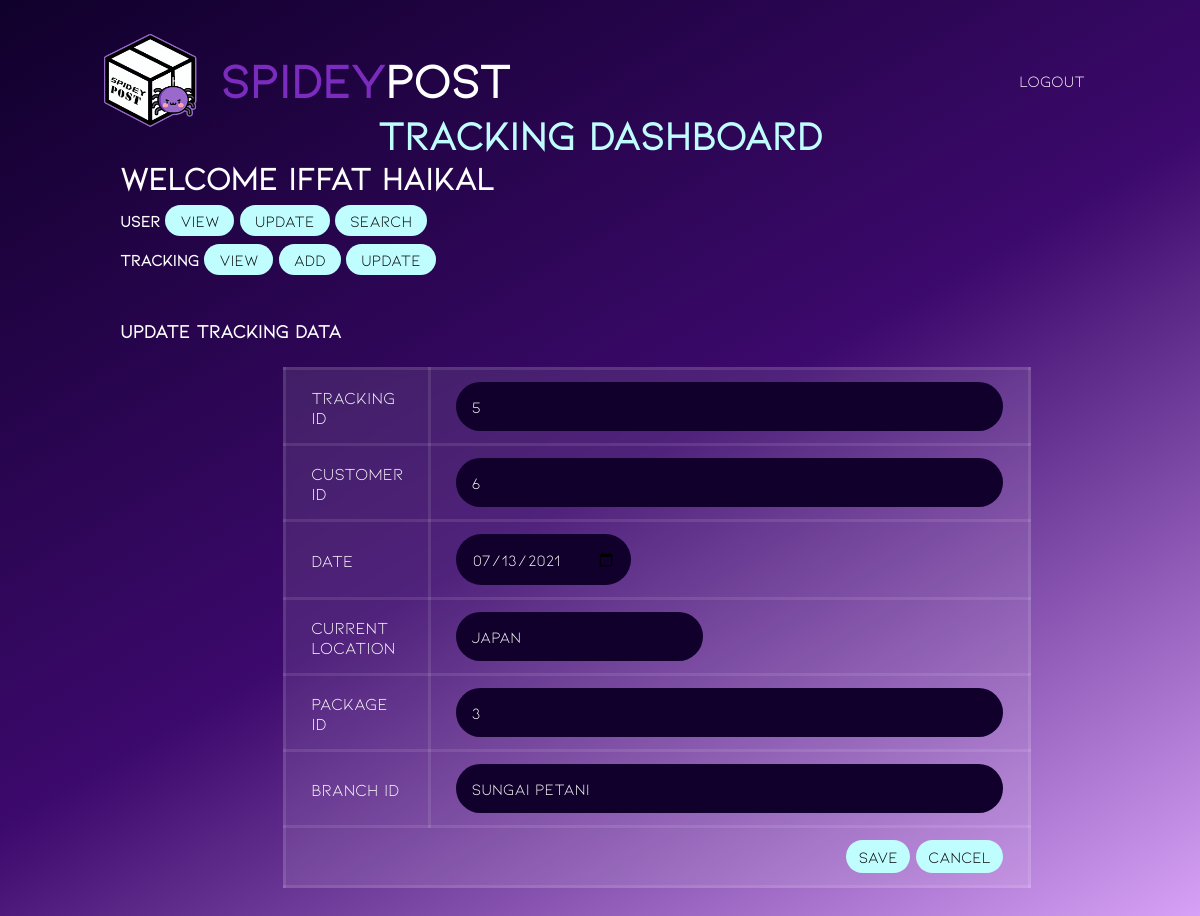
Screenshot of /employee/update_tracking.php?trackingID=5 (signed in) with the database file from the repository.
### tables this page shows
CREATE TABLE `tracking` (
  `trackingID` int(10) NOT NULL,
  `date` date NOT NULL,
  `curLocation` varchar(255) NOT NULL,
  `packageID` int(10) NOT NULL,
  `custID` int(10) NOT NULL,
  `branchID` varchar(30) NOT NULL
);

### employee/update_tracking.php (the view, shortened to what this page needs)
<!DOCTYPE html>
<?php
include('../include/dbconn.php');
$track_id = $_GET['trackingID'];
?>
<html lang="en">
<head>
  <link rel="stylesheet" href="./dashboard.css">
</head>
<body>
  <header id="header">
        <a href="#" class="logo">
            <img src="../Sources/Logo.png" alt="Logo">
            <h2><div>Spidey</div> Post</h2>
        </a>
        <ul class="navigation">
            <li><a href="../login/logout.php">Logout</a></li>
        </ul>
  </header>
  <div class="container">
  <div class="bar">
        <h1> Tracking Dashboard</h1>
      </div>
      <div class="main">
        <div class="greetinguser">
          <h1>Welcome <?php echo $_SESSION['username']; ?></h1>
                <b>User</b>
                <a href="view_user.php">View</a>
                <a href="update_view_user.php">Update</a>
                <a href="search_user.php">Search</a>
                <div class="track">
                    <b>Tracking</b>
                    <a href="view_tracking.php">View</a>
                    <a href="add_tracking.php">Add</a>
                    <a href="update_view_tracking.php">Update</a>
                </div>
        </div>
      </div>
    <div class="main">
      <h3>Update Tracking Data</h3>
      <?php
      $query = "SELECT * FROM tracking where trackingID = '$track_id' ";
      $result = mysqli_query($dbconn, $query) or die("Error: " . mysqli_error($dbconn));
      $row = mysqli_fetch_array($result);
      ?>
      <form name="edit_data" method="post" action="db_update_tracking.php" enctype="multipart/form-data">
        <table class="tableContent" width="80%" border="0" align="center">
          <tr>
            <td width="16%">Tracking id</td>
            <td width="">
              <input type="text" name="track" size="50" value="<?php echo $row['trackingID']; ?>" />
            </td>
          </tr>
          <tr>
            <td width="16%">Customer ID</td>
            <td width="">
              <input type="text" name="tname" size="50" value="<?php echo $row['custID']; ?>" />
            </td>
          </tr>
          <tr>
            <td width="16%">Date</td>
            <td><input type="date" name="dateo" size="50" value="<?php echo $row['date']; ?>" /></td>
          </tr>
          <td width="16%">Current Location</td>
          <td><input type="text" name="curLocation" cols="52" rows="3" value="<?php echo $row['curLocation']; ?>" /></td>
          <tr>
            <td width="16%">Package ID</td>
            <td><input type="text" name="packageID" size="50" value="<?php echo $row['packageID']; ?>" /></td>
          </tr>
          <td width="16%">Branch ID</td>
          <td><input type="text" name="branchID" size="50" value="<?php echo $row['branchID']; ?>" /></td>
          <tr>
            <td align="right" colspan="2"><input type="submit" name="submit" value=" Save " />
              <input type="button" name="cancel" value=" Cancel " onclick="location.href='view_tracking.php'" />
            </td>
          </tr>
        </table>
      </form>
    </div>
  </div>
</body>
</html>

### employee/dashboard.css (style rules this page uses)
* { margin: 0; padding: 0; box-sizing: border-box; font-family: 'Kiona'; color: white; }
body { display: flex; justify-content: center; align-items: center; flex-wrap: wrap; background: linear-gradient(150deg, #10002b,#3c096c, #e0aaff); min-height: 100vh; background-repeat: no-repeat; background-attachment: fixed; }
#header { position: absolute; top: 0; left: 0; width: 100%; padding: 30px 100px; display: flex; justify-content: space-between; align-items: center; z-index: 10000; }
#header .logo { display: flex; color: white; font-weight: 700; font-size: 2em; text-decoration: none; }
#header .logo img { max-height: 100px; padding-right: 20px; }
#header .logo h2 { margin-top: 20px; display: flex; }
#header .logo h2 div { color: #7b2cbf; }
#header .navigation { display: flex; justify-content: center; align-items: center; }
#header .navigation li { list-style: none; margin-left: 20px; }
#header .navigation li a { text-decoration: none; padding: 6px 15px; color: white; border-radius: 20px; }
.container { position: relative; width: 80%; height: 80vh; margin-top: 5%; }
.container .bar { display: flex; justify-content: center; font-size: 20px; font-weight: 500; }
.container .bar h1 { color: #c0fdff; }
.container a { background: #c0fdff; color: #000000; padding: 6px 15px; border-radius: 20px; text-decoration: none; text-align: center; }
.greetinguser h1 { margin-bottom: 15px; }
.greetinguser .track { margin-top: 20px; }
.main { padding-bottom: 50px; }
.tableContent { border-collapse: collapse; margin: 25px 0; font-size: 17px; min-width: 400px; backdrop-filter: blur(4px); background: rgba(255, 255, 255, 0.1); }
.tableContent tbody tr { color: #fff; font-weight: 500; }
.tableContent th, .tableContent td { padding: 12px 25px; border: 3px solid rgba(255, 255, 255, 0.1); }
form { margin-left: 17%; }
form input, form textarea { padding: 15px; font-size: 16px; border: none; outline: none; background: #10002b; color: #fff; resize: none; border-radius: 30px; }
form input[type="submit"], form input[type="button"] { background: #c0fdff; color: #000000; font-weight: 500; padding: 7px; }

### rows the page displays
tracking: track "5", tname "6", dateo "07/13/2021", curLocation "japan", packageID "3", branchID "Sungai petani"

### other values shown
$_SESSION['username'] "Iffat Haikal"
